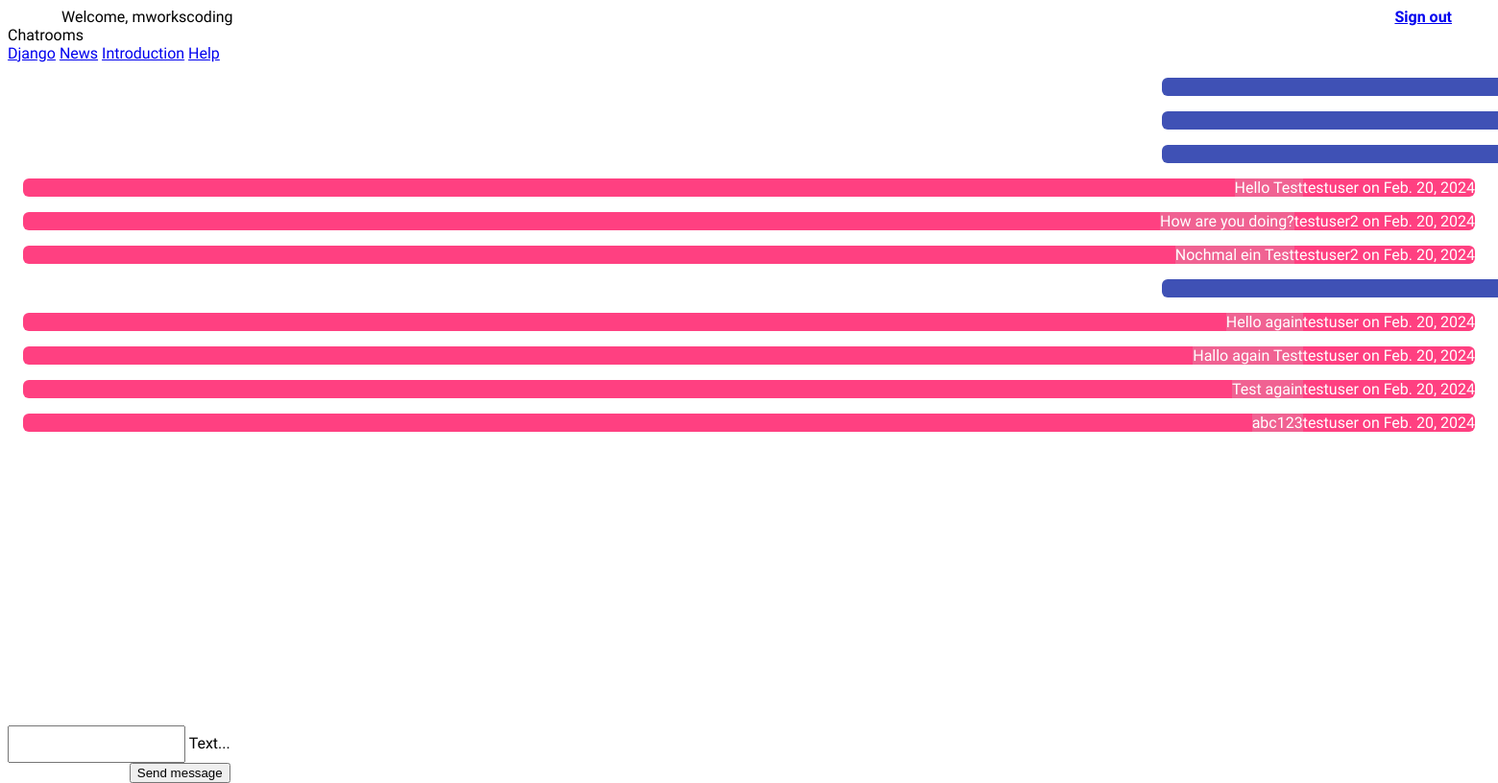
The app's page /chat/django (signed in), older data.
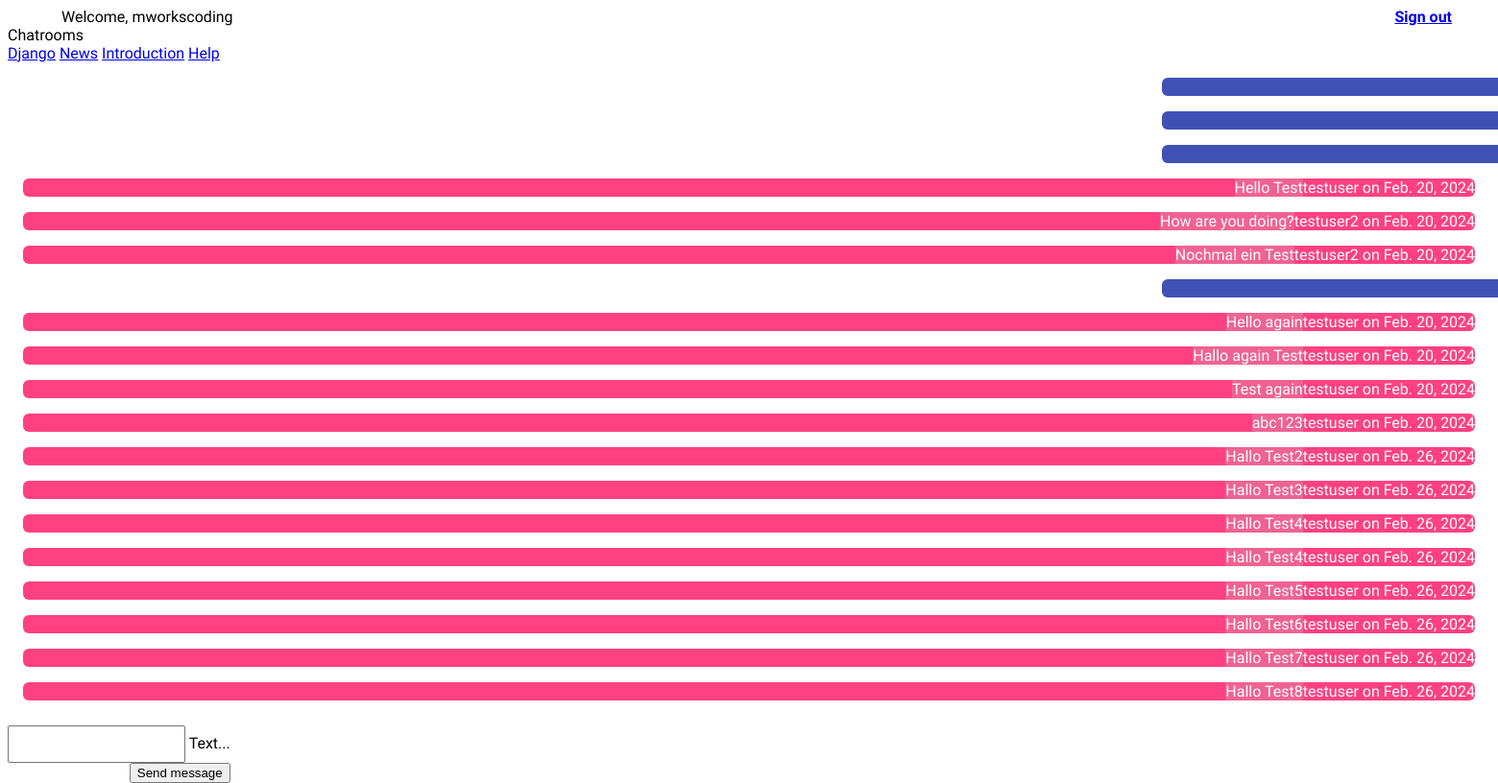
The same page, newer data.
### chat/models.py (models this page shows)
class Message(models.Model):
    text = models.CharField(max_length=500)
    created_at = models.DateField(default=date.today)
    chat = models.ForeignKey(Chat, on_delete=models.CASCADE, related_name='chat_message_set', default=None, blank=True, null=True)
    author = models.ForeignKey(settings.AUTH_USER_MODEL, on_delete=models.CASCADE, related_name='author_message_set')
    receiver = models.ForeignKey(settings.AUTH_USER_MODEL, on_delete=models.CASCADE, related_name='receiver_message_set')

### chat/views.py (the view)
# urls.py: path('chat/', index),
@login_required(login_url='/login/')#redirect if not logged in
def index(request):
    index_chat = request.path.find("/chat/")     # get url name
    if index_chat != -1: # Extract the substring after "/chat/"
        chat_name = request.path[index_chat + len("/chat/"):]
    else:
        print("Not found in the path.")
        chat_name = ''
    if chat_name == '':
        redirect_to = request.GET.get('next', '/chat/django')
        return HttpResponseRedirect(redirect_to)
    chat_object = 1
    if chat_name == 'django':
        chat_object = 1
    elif chat_name == 'news':
        chat_object = 2
    elif chat_name == 'introduction':
        chat_object = 3
    elif chat_name == 'help':
        chat_object = 4
    else:
        chat_object = 1  # Default to 'django' if no chat room is specified
    if request.method == 'POST':
        mychat = Chat.objects.get(id=chat_object)
        new_message = Message.objects.create(text=request.POST['textmessage'] ,chat=mychat, author=request.user, receiver=request.user)
        serialized_obj = serializers.serialize('json', [new_message, ])
        return JsonResponse(serialized_obj[1:-1], safe=False)
    chatMessages = Message.objects.filter(chat__id=chat_object)
    return render(request, 'chat/index.html', {'messages': chatMessages, 'chat_name' : chat_name })

### chat/templates/chat/index.html (shortened to what this page needs)
{% extends "master.html" %}
{% block content %}
{% if request.user.is_authenticated %}
<div class="chat-content" id="messageContainer">
  {% for message in messages %}
  {% if message.author == request.user %}
    <div class="demo-card-square mdl-card mdl-shadow--2dp mdl-card-user">
    </div>
{% else %}
  <div class="demo-card-square mdl-card mdl-shadow--2dp mdl-card-not-user">
    <div class="mdl-card__supporting-text mdl-card-not-user-text">
      {{ message.text }}
    </div>
    <div class="mdl-card__actions mdl-card--border">
      <span class="mdl-card__supporting-text">
        {{ message.author.username }} on {{ message.created_at }}
      </span>
    </div>
  </div>
{% endif %} {% endfor %}
</div>
<div class="mdl-card__actions mdl-card--border mdl-card-center input-send-div">
  <form onsubmit="sendMessage('{{ chat_name }}'); return false;" method="POST">
    <div class="mdl-textfield mdl-js-textfield mdl-textfield--floating-label">
      <input
        class="mdl-textfield__input"
        name="textmessage"
        type="text"
        id="messageField"
        required
      />
      <label class="mdl-textfield__label" for="messageField">Text...</label>
    </div>
    <button
      class="mdl-button mdl-js-button mdl-button--raised mdl-button--colored"
    >
      Send message
    </button>
  </form>
</div>
{% else %}
<p class="signin-signup mdl-card-center">
  You are not logged in. Please log in <a href="/login/"><b>here</b></a> to read
  your Messages
</p>
{% endif %}
{% endblock %}

### templates/master.html (shortened to what this page needs)
<!DOCTYPE html>
<html lang="en">
  <head>
    {% load static %}
    <link rel="stylesheet" href="{% static 'css/fonts.css' %}">
    <link rel="stylesheet" href="{% static 'css/style.css' %}" />
    <link rel="stylesheet" href="https://code.getmdl.io/1.3.0/material.indigo-pink.min.css" />
  </head>
 <body>
  <div class="mdl-layout mdl-js-layout">
    <header class="mdl-layout__header mdl-layout__header--scroll">
      <div class="mdl-layout__header-row" style="display: flex; align-items: center; justify-content: space-between;">
        {% if request.user.is_authenticated %}
        <span class="mdl-layout-title" style="margin-left: 16px">Welcome, {{ request.user.username }}</span>
        <span class="mdl-layout-title"><a href="/sign_out/"><b>Sign out</b></a></span>
        {% else %}
        <span class="mdl-layout-title">Django Chat App</span>
        {% endif %}
      </div>
    </header>
    {% if request.user.is_authenticated %}
    <div class="mdl-layout__drawer">
      <span class="mdl-layout-title">Chatrooms</span>
      <nav class="mdl-navigation">
        <a class="mdl-navigation__link" href="/chat/django">Django</a>
        <a class="mdl-navigation__link" href="/chat/news">News</a>
        <a class="mdl-navigation__link" href="/chat/introduction">Introduction</a>
        <a class="mdl-navigation__link" href="/chat/help">Help</a>
      </nav>
    </div>
    {% endif %}
      <div>
        {% block content%}
         {% endblock %}
    </div>
  </div>
  </body>
</html>

### static/css/style.css (style rules this page uses)
html { scroll-behavior: smooth; }
body { min-height: 100vh; font-family: 'Roboto', sans-serif; }
.mdl-layout { height: calc(100vh - 105px) !important; }
.mdl-textfield__input { line-height: 2.5 !important; }
.mdl-card { border-radius: 6px !important }
.mdl-card-center { display: flex; flex-direction: column; align-items: center; }
.mdl-layout__header-row { padding: 0 40px 0 40px !important; }
.mdl-card-user { min-height: unset !important; background-color: #3f51b5 !important; display: flex !important; justify-content: flex-end !important; position: relative !important; left: calc(100vw - 374px) !important; margin: 16px !important; }
.mdl-card-not-user { min-height: unset !important; background-color: rgb(255, 64, 129) !important; display: flex !important; justify-content: flex-end !important; position: relative !important; margin: 16px !important; }
.mdl-card-not-user-text { background-color: #f06292 !important; }
.input-send-div { position: fixed; bottom: 0; background-color: white !important; z-index: 1; }
.mdl-card__supporting-text { color: white !important; }
.mdl-card__actions { text-align: end !important; }

Row changes from the older to the newer data that the page shows:
added Message: text "Hallo Test2", author.username "testuser", created_at "Feb. 26, 2024"
added Message: text "Hallo Test3", author.username "testuser", created_at "Feb. 26, 2024"
added Message: text "Hallo Test4", author.username "testuser", created_at "Feb. 26, 2024"
added Message: text "Hallo Test4", author.username "testuser", created_at "Feb. 26, 2024"
added Message: text "Hallo Test5", author.username "testuser", created_at "Feb. 26, 2024"
added Message: text "Hallo Test6", author.username "testuser", created_at "Feb. 26, 2024"
added Message: text "Hallo Test7", author.username "testuser", created_at "Feb. 26, 2024"
added Message: text "Hallo Test8", author.username "testuser", created_at "Feb. 26, 2024"
